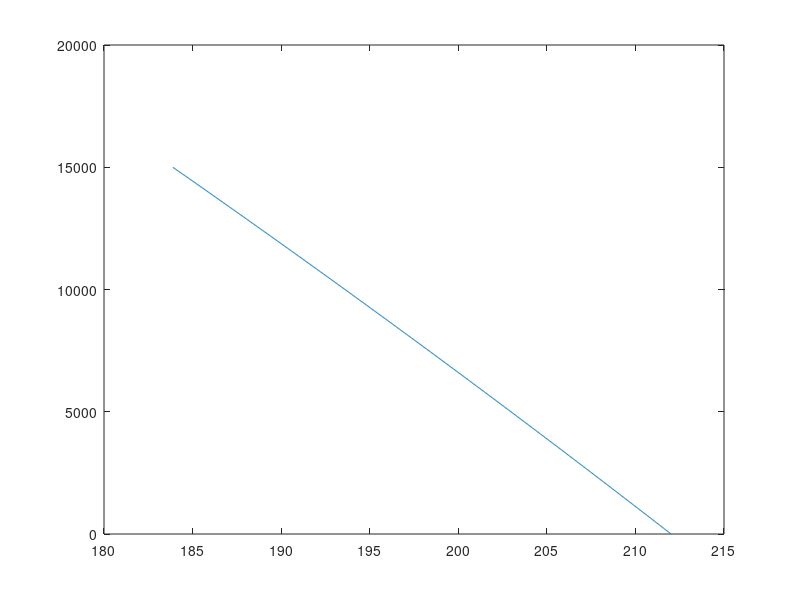

This figure's MATLAB source:
%% MGHW3: Loops, Logic, Anonymous Functions

%% Projectile Motion (vectors, dot operator, plotting)

%Define theta and v0
theta = pi/6;
v_0 = 25;
%y(t) = at^2 + bt + c, the vertical position, is a quadratic function of time.
%Define the coefficients of the quadratic.
a = -9.81/2; 
b = v_0*sin(theta);
c = 10;

%Use a, b, and c from the quadratic equation to determine the two times when y(t) = 0.
%Note: You should type the quadratic formula directly into Matlab here, using the variables you already wrote.  
%      Do not solve the quadratic equation somewhere else and merely copy the results into Matlab.  
t1 = (-b + sqrt((b.^2)-(4*a*c)))/(2*a)
t2 = (-b - sqrt((b.^2)-(4*a*c)))/(2*a)

%the greater, positive root corresponds to the time when the cannonball hits the ground.
%Note: Again, use Matlab to do this.  Look up a command that will help you find the max of two variables.
tstar = max(t1, t2);

%Use the appropriate equation for x-position, evaluated at time when cannonball hits the ground
%to determine the horizontal position of the ball at impact.
distance = v_0*cos(theta)*tstar;

%Create a time vector, starting at zero, ending at the time the projectile hits the ground.
%Use 100 evely spaced points.
t = linspace(0,tstar,100);

%Create a vector for the height of the projectile using a, b, c, and t.  
y = a*t.^2+b.*t+c;  

%Create a vector for the horizontal distance of the projectile using your t vector.  
x = v_0*cos(theta)*t;

%Finally, plot x (abscissa) vs y (ordinate).
plot(x,y)
%% Use a for loop to fill in an array II

rng(307);  % so the random numbers are the same
x = randi(10,1,250);  % random integrs from 1 to 10, of size 1x250
y = zeros(1,250);
for i = 1:250
    if x(i) < 4
        y(i) = 0;
    elseif x(i) <=7
        y(i) = 2*x(i);
    else
        y(i) = 100;
    end
end
y
%% Use a for loop to compute a sum II

rng(307); % set the random number generator seed so everyone gets same answer
x = rand(1,1000)*2-1; % create vector of random #s
mysum = 0;
for i = 1:1000
    if x(i) <= 0.2
        mysum = mysum + 1;
    end
end
mysum

%% Temperature Counting

TNY =  [31, 26, 30, 33, 33, 39, 41, 41, 34, 33, 45, 42, 36, 39, 37, 45,...
        36, 45, 22, 28, 46, 48, 45, 40, 29, 26, 52, 46, 24, 36, 48, 32,...
           43, 36, 41, 37, 32, 32, 35, 42, 38, 33, 40, 37, 36, 51, 50];
TAN =  [37, 24, 28, 25, 21, 28, 46, 37, 36, 20, 24, 31, 34, 40, 43, 36,...
        47, 23, 42, 28, 34, 47, 44, 38, 23, 32, 37, 40, 22, 24, 49, 51,...
           34, 41, 42, 35, 38, 36, 35, 33, 42, 42, 37, 26, 20, 25, 31];
       
aboveNY = 0;
aboveAK =0;
AKhigher = 0;
for day = 1:length(TNY)
    if TNY(day) > mean(TNY)
        aboveNY = aboveNY + 1;
    end
    
    if TAN(day) > mean(TAN)
        aboveAK = aboveAK + 1;
    end
    
    if TAN(day) > TNY(day)
        AKhigher = AKhigher + 1;
    end
end  
%% While loop factorial test

x= 1234567891011121314151617181920212223242526272829e30;

n=0;
while ~(factorial(n) > x)
    n = n + 1;
end
n

%% Ricker

y=0.5
while 1
    y(end+1) = 5.6*y(end)*exp(-8*y(end))
    if abs(y(end)-y(end-1)) < 10^-6
        L=y(end)
        break
    end
end
%% Spacing for setting up optimal h

h = 1;

while h(end) > 10^-13
    h(end+1) = h(end)/2;
end
%% Wind chill as anonymous function

% Define an anonymous function named Twc:
Twc = @(T, V) 35.74 + 0.6215.*T - 35.75.*V.^0.16 + 0.4275.*T.*V.^0.16;
% This code provided will use your function to compute chill with T = 36, V = 21.
chill = Twc(36,21);
%% Altitude by boiling water

%write two anonymous functions
p = @(h) 29.921*(1-6.8753e-6.*h).^5.2559;
T = @(p) 49.161.*log(p)+44.932;
%create an array of evenly spaced altitudes
h = linspace(0,15000,1000);

%Use anonymous functions to get pressures for each altitude and temperatures for each pressure
pressures = p(h);
temps = T(pressures);

plot(temps,h)
